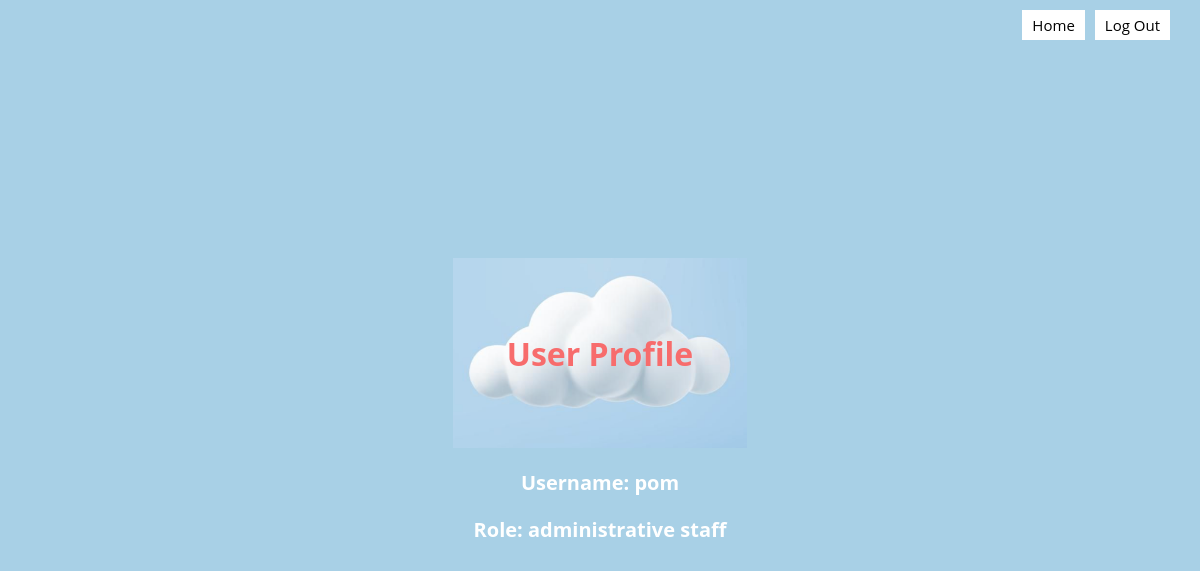
The page /user/profile/pom on the database as committed earlier.
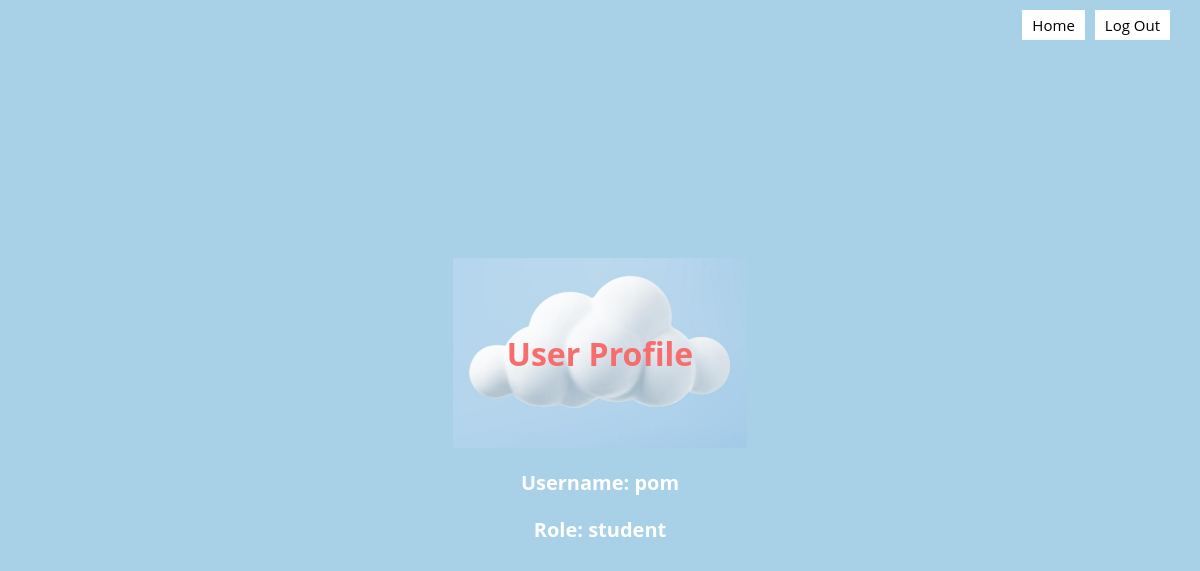
The same page on the database as committed later.
### models.py (models this page shows)
class Base(DeclarativeBase):
    pass

class User(Base):
    __tablename__ = "user"
    username: Mapped[str] = mapped_column(String, primary_key=True)
    password: Mapped[str] = mapped_column(String)
    salt: Mapped[str] = mapped_column(String)
    failed_attempts: Mapped[int] = mapped_column(Integer, default=0)
    lockout_until: Mapped[datetime] = mapped_column(DateTime, nullable=True)
    role: Mapped[RoleType] = mapped_column(Enum(RoleType), nullable=False)
    online: Mapped[bool] = mapped_column(Boolean, default=False)
    muted: Mapped[bool] = mapped_column(Boolean, default=False)

### app.py (the view)
@app.route('/user/profile/<username>')
def user_profile(username):
    user = db.get_user(username)  # Retrieve the user by username from the database
    if not user:
        flash("User not found", "error")
        return redirect(url_for('index'))  # Redirects to a generic index or error page if user not found
    return render_template("user_profile.jinja", user=user)

### app.py (called while the page is built)
def csp_policy_string(policy_dict):
    return "; ".join([f"{key} {' '.join(val) if isinstance(val, list) else val}" for key, val in policy_dict.items()])

@app.after_request
def apply_csp(response):
    policy = {
    "default-src": "'self'",
    "script-src": [
        "'self'",
        "https://cdnjs.cloudflare.com",  # Allow scripts from CDN for Crypto-JS
        "https://cdn.jsdelivr.net",
        "'unsafe-inline'"
    ],
    "style-src": "'self' 'unsafe-inline'",  # Allows inline styles;
    "img-src": "'self'",
    "connect-src": "'self'",  # Restricts the URLs which can be loaded using script interfaces
    "font-src": "'self'",  # Fonts loading
    "object-src": "'none'",  # Prevents object, embed, and applet elements from rendering
    "frame-ancestors": "'none'"  # Protects against clickjacking
}
    response.headers['Content-Security-Policy'] = csp_policy_string(policy)
    return response

### db.py (called while the page is built)
def get_user(username: str):
    with Session(engine) as session:
        return session.get(User, username)

### templates/user_profile.jinja (shortened to what this page needs)
{% extends 'base.jinja' %}
{% block content %}
<div class="header">
    <div class="buttons">
        <button onclick="location.href='{{ url_for('home') }}'">Home</button>
        <button onclick="confirmLogout()">Log Out</button>
    </div>
</div>
<div class="user-profile">
    <h1>User Profile</h1>
    <p><strong>Username:</strong> {{ user.username }}</p>
    <p><strong>Role:</strong> {{ user.role.value }}</p>
</div>
{% endblock %}

Rows that differ between the two databases and show on the page:
changed User "pom": role.value "administrative staff" → "student"
